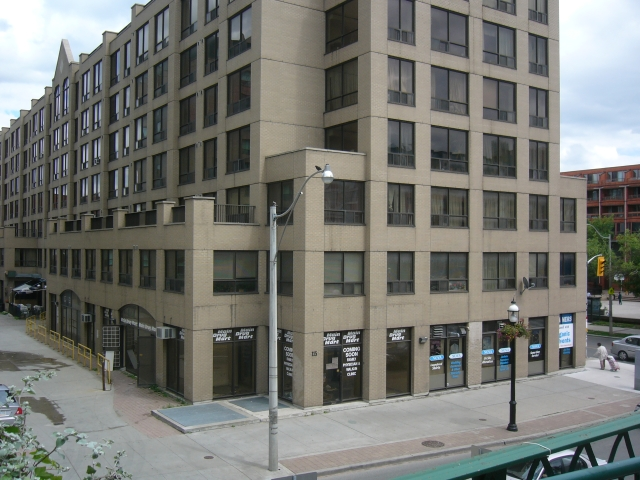
#> input picture images/P1080079.jpg, 640 x 480 px
$ python main.py
#> lines starting #> are read from the running program, lines starting #| are printed output that depends on the picture
import cv2
import random

import numpy as np
import pyfsg


# [68 lines left out: functions draw_segments, draw_clusters, not called in this run]


def main():
    # 1) Load the input image
    img = cv2.imread("images/P1080079.jpg")
#> img is the input picture: shape (480, 640, 3); mean B, G, R 113.6, 118.7, 117.7
    if img is None or img.size == 0:
        print("Error: Cannot read input image.")
        return

    # 2) Convert to grayscale
    gray = cv2.cvtColor(img, cv2.COLOR_BGR2GRAY)
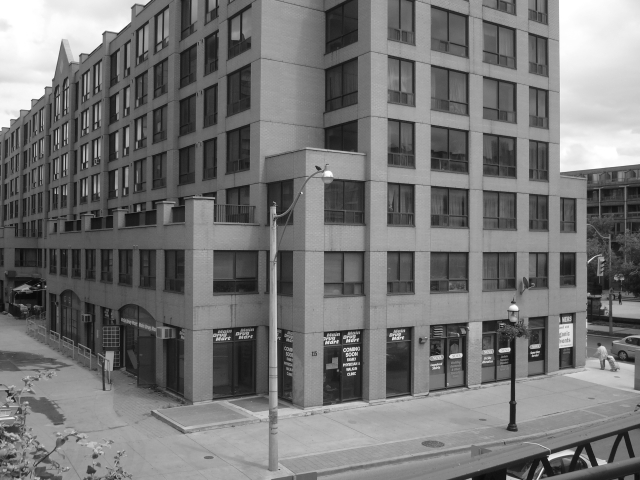
#> gray: shape (480, 640); min 9, max 255, mean 117.8

    # 3) Detect line segments with LSD
    lines = pyfsg.detectLinesOpencvLSD(gray)  # Nx4 float array

    print(f"Detected {lines.shape[0]} line segments with LSD.")

    # We'll draw them in red on a copy of the original image
    img_detected = img.copy()
    draw_segments(img_detected, lines, (255, 0, 0), thickness=1)
    cv2.imwrite("Detected_line_segments.png", img_detected)

    # 4) Merge segments into clusters
    # Create a GreedyMerger for the image size
    h, w = gray.shape
    merger = pyfsg.GreedyMerger(w, h)

    merged_segments, clusters = merger.mergeSegments(lines)  # returns (Nx4 array, list-of-lists)

    # 5) Draw the clusters
    img_clusters = img.copy()
    draw_clusters(img_clusters, lines, clusters, thickness=2)
    cv2.imwrite("Segment_groups.png", img_clusters)

    # Get large lines from groups of segments
    filteredSegments, noisySegs = pyfsg.filterSegments(lines, clusters, 30.0)

    # 7) Draw the filtered (in green) vs. noisy (in red) on another copy
    img_filtered = img.copy()
    draw_segments(img_filtered, filteredSegments, (0, 255, 0), thickness=2)
    draw_segments(img_filtered, noisySegs, (255, 0, 0), thickness=2)
    cv2.imwrite("Obtained_lines.png", img_filtered)

    print("Done. Results saved to:")
    print("  Detected_line_segments.png")
    print("  Segment_groups.png")
    print("  Obtained_lines.png")

    # [5 lines of commented-out code are left out]


if __name__ == "__main__":
    main()
#> (the call stopped at in main, `lines = pyfsg.detectLinesOpencvLSD(gray)`: pyfsg is not available in this run)
